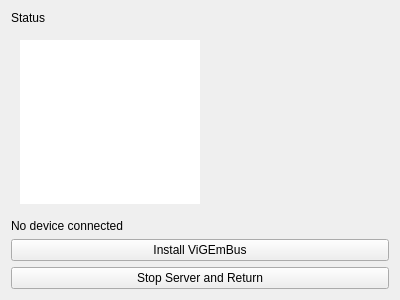
<?xml version="1.0" encoding="UTF-8"?>
<ui version="4.0">
 <class>Server</class>
 <widget class="QWidget" name="Server">
  <property name="geometry">
   <rect>
    <x>0</x>
    <y>0</y>
    <width>400</width>
    <height>300</height>
   </rect>
  </property>
  <property name="windowTitle">
   <string>Server</string>
  </property>
  <layout class="QVBoxLayout" name="verticalLayout">
   <item>
    <widget class="QLabel" name="statusLabel">
     <property name="text">
      <string>Status</string>
     </property>
     <property name="textFormat">
      <enum>Qt::MarkdownText</enum>
     </property>
     <property name="openExternalLinks">
      <bool>true</bool>
     </property>
     <property name="textInteractionFlags">
      <set>Qt::TextBrowserInteraction</set>
     </property>
    </widget>
   </item>
   <item>
    <widget class="QWidget" name="IPwidget" native="true">
     <layout class="QHBoxLayout" name="horizontalLayout">
      <property name="spacing">
       <number>0</number>
      </property>
      <item>
       <widget class="QListWidget" name="IPList">
        <property name="frameShape">
         <enum>QFrame::NoFrame</enum>
        </property>
        <property name="horizontalScrollBarPolicy">
         <enum>Qt::ScrollBarAlwaysOff</enum>
        </property>
        <property name="sizeAdjustPolicy">
         <enum>QAbstractScrollArea::AdjustToContents</enum>
        </property>
        <property name="editTriggers">
         <set>QAbstractItemView::NoEditTriggers</set>
        </property>
        <property name="showDropIndicator" stdset="0">
         <bool>false</bool>
        </property>
        <property name="selectionMode">
         <enum>QAbstractItemView::SingleSelection</enum>
        </property>
        <property name="selectionBehavior">
         <enum>QAbstractItemView::SelectRows</enum>
        </property>
        <property name="textElideMode">
         <enum>Qt::ElideNone</enum>
        </property>
       </widget>
      </item>
      <item>
       <widget class="QStackedWidget" name="QRViewer"/>
      </item>
     </layout>
    </widget>
   </item>
   <item>
    <widget class="QLabel" name="clientLabel">
     <property name="text">
      <string>No device connected</string>
     </property>
     <property name="textFormat">
      <enum>Qt::MarkdownText</enum>
     </property>
     <property name="textInteractionFlags">
      <set>Qt::TextBrowserInteraction</set>
     </property>
    </widget>
   </item>
   <item>
    <widget class="QPushButton" name="installVigemBusButton">
     <property name="visible">
      <bool>false</bool>
     </property>
     <property name="text">
      <string>Install ViGEmBus</string>
     </property>
    </widget>
   </item>
   <item>
    <widget class="QPushButton" name="stopButton">
     <property name="text">
      <string>Stop Server and Return</string>
     </property>
    </widget>
   </item>
  </layout>
 </widget>
 <resources/>
 <connections/>
 <slots>
  <slot>accept()</slot>
  <slot>reject()</slot>
 </slots>
</ui>
